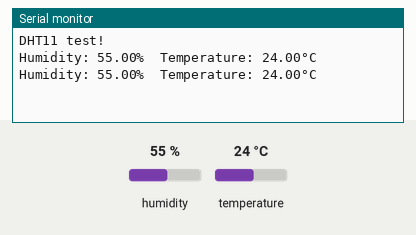
A sketch run on a simulated ESP8266 (NodeMCU). Parts: the last lines printed to the serial monitor. The inputs (shaded band) are chosen by the test bench; at power-on: humidity 55 %, temperature 24 °C.

Above: at 4.8 s.
4.9 s: humidity set to 22 %
At 7.5 s:
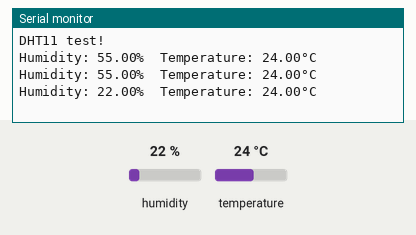
7.9 s: temperature set to 12 °C
At 8.7 s:
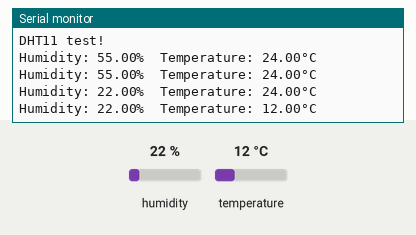
10.9 s: humidity set to 40 %
At 13.5 s:
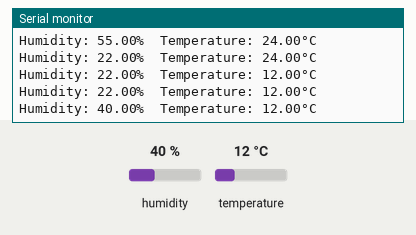
Timing chart, 0 to 15.0 s (numbered marks = the images above; inputs shaded):
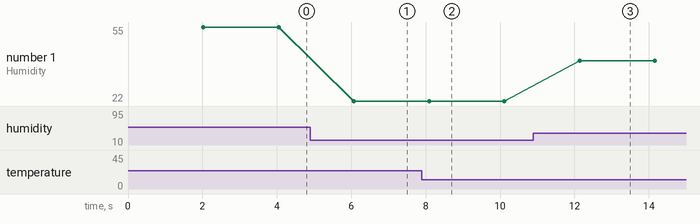

Measured:
- after the input at 4.9 s, the serial monitor: prints a new line after 1.2 s (image 1)
- after the input at 7.9 s, the serial monitor: prints a new line after 0.19 s (image 2)
- after the input at 10.9 s, the serial monitor: prints a new line after 1.2 s (image 3)
- plotted number 1: 55 → 22 after the input at 4.9 s, 22 → 40 after the input at 10.9 s

The sketch:

DHTTester.ino.ino
```cpp
#include "DHT.h"

//DHT Area
#define DHTPIN D3 // set the pin that DHT is connected to
#define DHTTYPE DHT11 // set the DHT version
DHT dht(DHTPIN, DHTTYPE); // declares the DHT object

void setup() {
  Serial.begin(9600);
  Serial.println(F("DHT11 test!"));

  dht.begin(); // initialize dht
}

void loop() {
  // Wait a few seconds between measurements.
  delay(2000);
  DHT_readings();
}

// Function that takes dht readings and show results
void DHT_readings(){
  // Reading temperature or humidity takes about 250 milliseconds!
  // Sensor readings may also be up to 2 seconds 'old' (its a very slow sensor)
  float h = dht.readHumidity();
  // Read temperature as Celsius (the default)
  float t = dht.readTemperature();
  // Read temperature as Fahrenheit (isFahrenheit = true)
  //float f = dht.readTemperature(true);

  // Check if any reads failed and exit early (to try again).
  if (isnan(h) || isnan(t)) {
    Serial.println(F("Failed to read from DHT sensor!"));
    return;
  }

  // A series of prints to show readings
  Serial.print(F("Humidity: "));
  Serial.print(h);
  Serial.print(F("%  Temperature: "));
  Serial.print(t);
  Serial.println(F("°C "));
}
```
